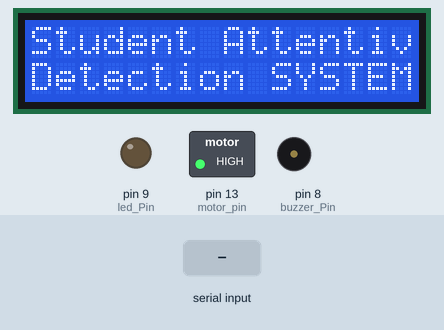
Simulated run of this sketch. Board: Arduino Uno, built with avr-gcc and run on an emulated ATmega328P. Shown: 16×2 character LCD, switched loads named in the sketch (green lamp = pin HIGH), output pins drawn as LEDs (lit = HIGH), buzzer (waves = sounding, pin HIGH). Inputs (shaded band) come from the test bench.

Above: at 1.2 s.
1.3 s: "a" received over Serial
At 2.6 s:
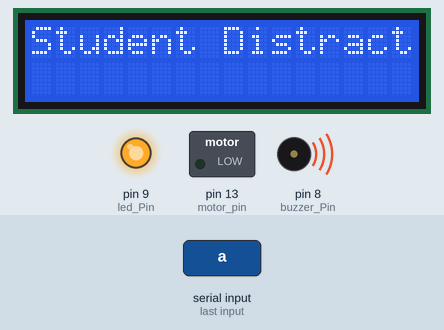
At 4.1 s:
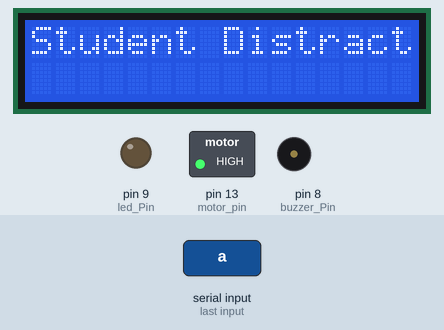
4.3 s: "b" received over Serial
At 4.9 s:
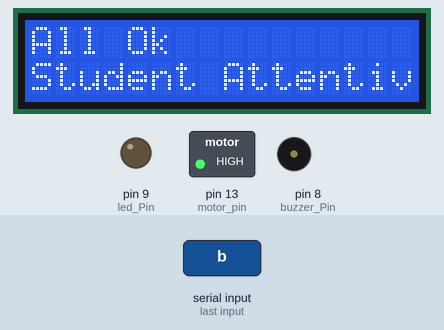
Timing chart, 0 to 7.3 s (numbered marks = the images above; inputs shaded):
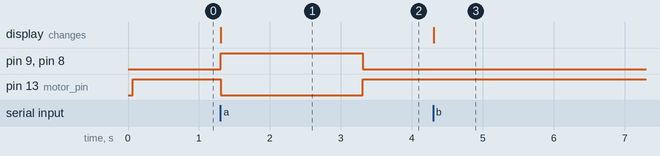

Measured:
- after the input at 1.3 s, pin 9 (led_Pin), pin 8 (buzzer_Pin): LOW → HIGH at once, → LOW 2.0 s later; pin 13 (motor_pin): HIGH → LOW at once, → HIGH 2.0 s later; the display: changes at once (image 1)
- after the input at 4.3 s, the display: changes at once (image 3)

The sketch:

Student_Attentives_Detection_System.ino
```cpp
#include <LiquidCrystal.h>


LiquidCrystal lcd(2, 3, 4, 5, 6,7);
const int buzzer_Pin = 8;
const int led_Pin = 9;
const int motor_pin=13;
char sleep_status = 0;

void setup() {
  Serial.begin(9600);
  pinMode(motor_pin, OUTPUT);
  pinMode(led_Pin, OUTPUT);
 pinMode(buzzer_Pin, OUTPUT);
  lcd.begin(16, 2);
  lcd.print("Student Attentiveness");
  lcd.setCursor(0,2);
  lcd.print("Detection SYSTEM");
  digitalWrite(buzzer_Pin, LOW);
  digitalWrite(led_Pin, LOW);
  digitalWrite(motor_pin, HIGH);

}
void loop()

{
    while (Serial.available() > 0)
  {
    sleep_status = Serial.read();
    if(sleep_status == 'a')
    {
        lcd.clear();
        lcd.print("Student Distracted");
        digitalWrite(buzzer_Pin, HIGH);
        digitalWrite(led_Pin, HIGH);
        digitalWrite(motor_pin, LOW);
        delay(2000);
        digitalWrite(buzzer_Pin, LOW);
        digitalWrite(led_Pin, LOW);
        digitalWrite(motor_pin, HIGH);

        delay(100);
    }
    else if(sleep_status == 'b')
    {
        lcd.clear();
        lcd.print("All Ok");
        lcd.setCursor(0,2);
        lcd.print("Student Attentive");
        digitalWrite(buzzer_Pin, LOW);
        digitalWrite(led_Pin, LOW);
        digitalWrite(motor_pin, HIGH);
        delay(2000);
    }
    else
    {
    /* Do Nothing */
    }
  }
}
```
